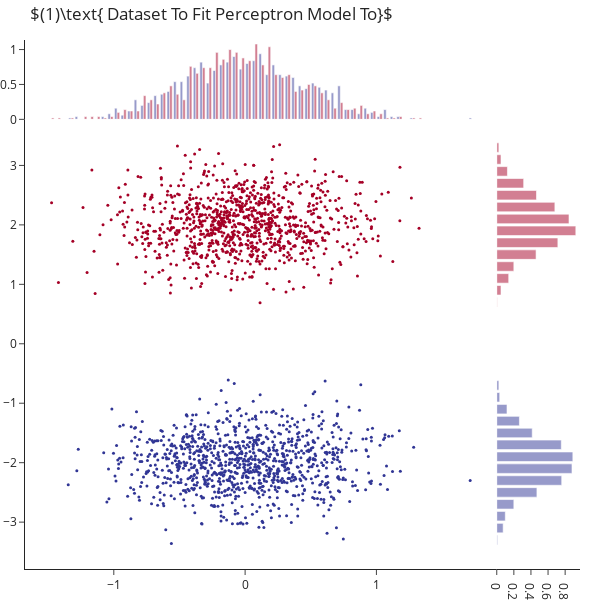

The notebook cell this image was saved under:
### Code cell
n0, n1 = 1000, 1000
mu = np.array([[0, -2], [0, 2]])
cov = np.array([[[.2, 0], [0, .2]], [[.2, 0], [0, .2]]])

X = np.r_[np.random.multivariate_normal(mu[0], cov[0], n0),
          np.random.multivariate_normal(mu[1], cov[1], n1)]
y = np.r_[[-1]*n0, [1]*n1]

fig = go.Figure([
    go.Scatter(x = X[:,0], y=X[:, 1], mode = 'markers', marker = dict(color=y, colorscale=c, reversescale=True, size = 3)),
    go.Histogram(x = X[y==-1, 0], histnorm="probability density", yaxis = 'y2', opacity = .5, marker = dict(color = c[1][1])),
    go.Histogram(x = X[y==1, 0], histnorm="probability density", yaxis = 'y2', opacity = .5, marker = dict(color = c[0][1])),
    go.Histogram(y = X[y==-1, 1], histnorm="probability density", xaxis = 'x2', opacity = .5, marker = dict(color = c[1][1])),
    go.Histogram(y = X[y==1, 1], histnorm="probability density", xaxis = 'x2', opacity = .5, marker = dict(color = c[0][1]))
    ], layout=go.Layout(
    xaxis =  dict(zeroline = False, domain = [0,0.85], showgrid = False),
    yaxis =  dict(zeroline = False, domain = [0,0.85], showgrid = False),
    xaxis2 = dict(zeroline = False, domain = [0.85,1], showgrid = False),
    yaxis2 = dict(zeroline = False, domain = [0.85,1], showgrid = False),
    hovermode = 'closest', showlegend = False, height=600, width=600,
    title = r"$(1)\text{ Dataset To Fit Perceptron Model To}$"
))

fig.show()

### Figure 1 — Plotly figure (JSON) as saved in the notebook; plotly's stock layout.template omitted (floating-point values rounded to 4 significant figures; data arrays with more than 128 entries replaced by an {"elided": "..."} marker saying what was removed)
{"data": [{"marker": {"color": {"elided": "2000 int values"}, "colorscale": [[0, "rgb(165,0,38)"], [1, "rgb(49,54,149)"]], "reversescale": true, "size": 3}, "mode": "markers", "type": "scatter", "x": {"elided": "2000 float values"}, "y": {"elided": "2000 float values"}}, {"histnorm": "probability density", "marker": {"color": "rgb(49,54,149)"}, "opacity": 0.5, "type": "histogram", "x": {"elided": "1000 float values"}, "yaxis": "y2"}, {"histnorm": "probability density", "marker": {"color": "rgb(165,0,38)"}, "opacity": 0.5, "type": "histogram", "x": {"elided": "1000 float values"}, "yaxis": "y2"}, {"histnorm": "probability density", "marker": {"color": "rgb(49,54,149)"}, "opacity": 0.5, "type": "histogram", "xaxis": "x2", "y": {"elided": "1000 float values"}}, {"histnorm": "probability density", "marker": {"color": "rgb(165,0,38)"}, "opacity": 0.5, "type": "histogram", "xaxis": "x2", "y": {"elided": "1000 float values"}}], "layout": {"height": 600, "hovermode": "closest", "showlegend": false, "title": {"text": "$(1)\\text{ Dataset To Fit Perceptron Model To}$"}, "width": 600, "xaxis": {"domain": [0, 0.85], "showgrid": false, "zeroline": false}, "xaxis2": {"domain": [0.85, 1], "showgrid": false, "zeroline": false}, "yaxis": {"domain": [0, 0.85], "showgrid": false, "zeroline": false}, "yaxis2": {"domain": [0.85, 1], "showgrid": false, "zeroline": false}}}
